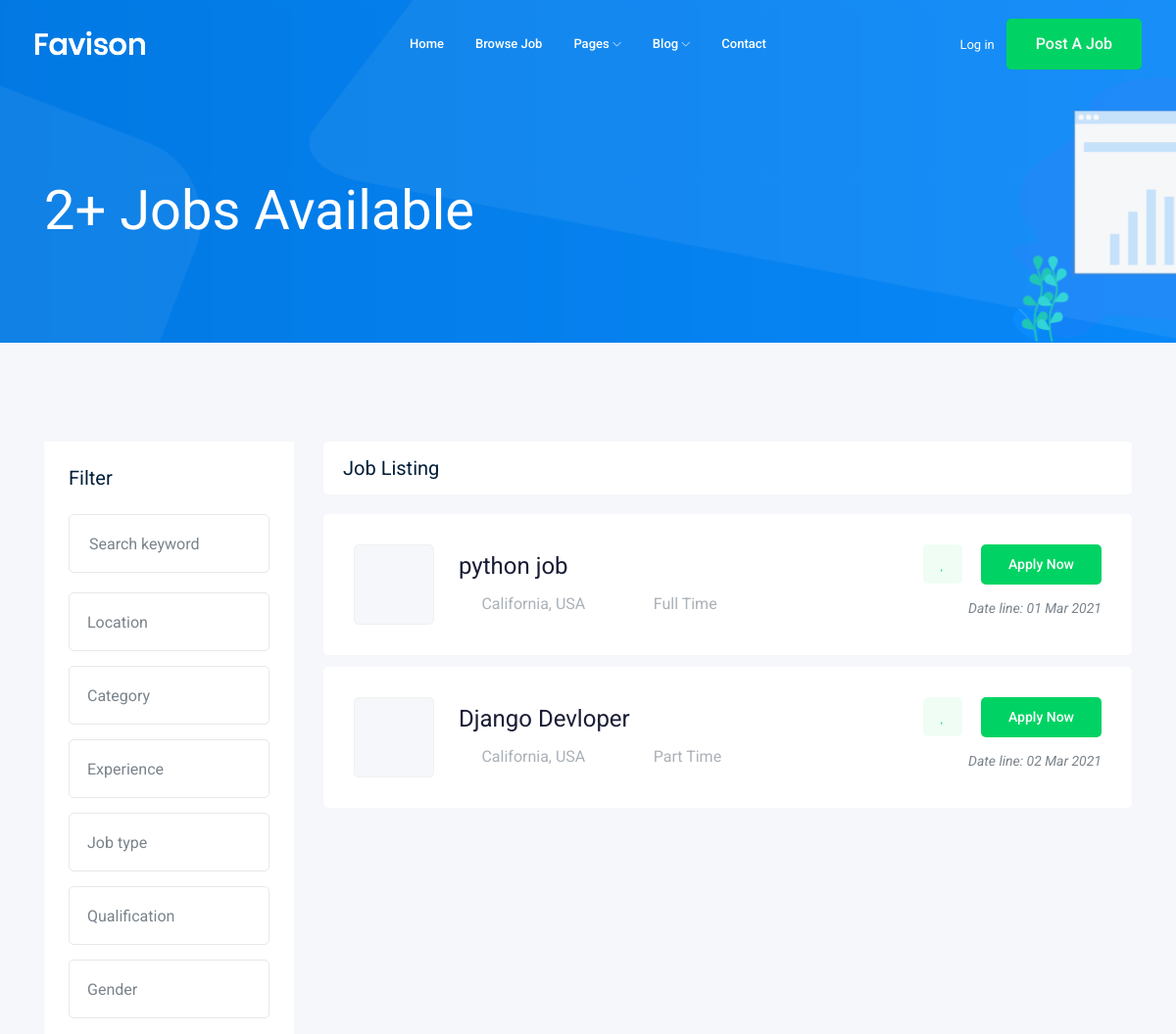
The app's page /jobs/ (upper part), older data.
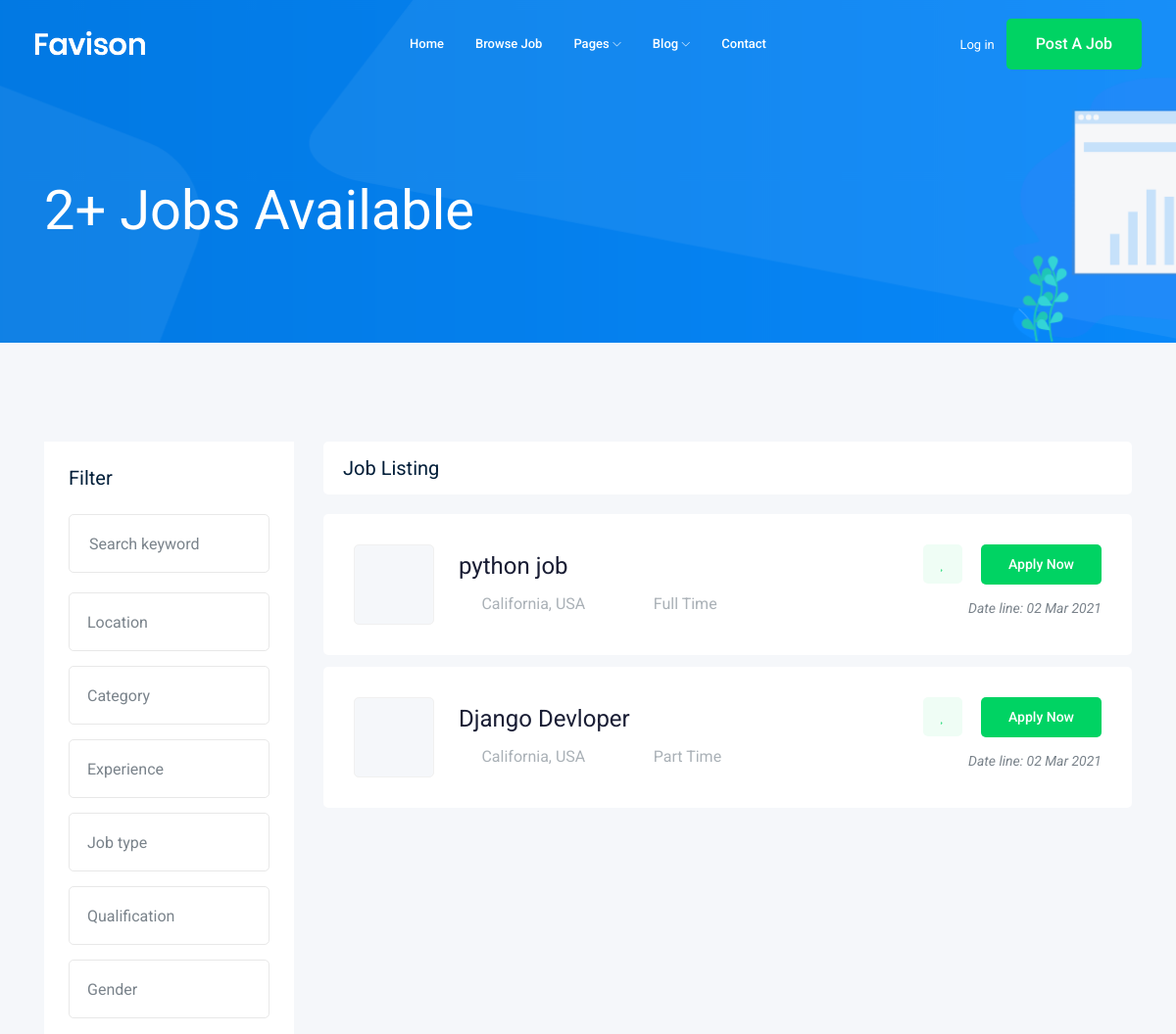
The same page, newer data.
### job/models.py (models this page shows, shortened)
class Job(models.Model):
    owner = models.ForeignKey(User, verbose_name="job_owner", on_delete=models.CASCADE)
    title = models.CharField(max_length = 100)
    job_type = models.CharField(max_length = 15 , choices=JOB_TYPE)
    Description = models.TextField(max_length = 1000)
    published_at = models.DateTimeField( auto_now=True, auto_now_add=False)
    Vacancy =  models.IntegerField(default=1)
    salary = models.IntegerField(default=0)
    experience = models.IntegerField(default=1)
    category = models.ForeignKey('Category',on_delete=models.CASCADE)
    image = models.ImageField(upload_to=image_upload)
    slug = models.SlugField(blank=True, null=True)

### job/views.py (the view)
# urls.py: path('',views.job_list,name='job_list'),
def job_list(request):
    job_list = Job.objects.all()
    paginator = Paginator(job_list, 5) # Show 25 contacts per page.
    page_number = request.GET.get('page')
    page_obj = paginator.get_page(page_number)
    context = {
        'jobs': page_obj
    }
    return render(request, 'job/jobs.html',context)

### job/templates/job/jobs.html (shortened to what the changed rows need)
{% extends 'base.html' %}
{% block body %}
    <div class="job_listing_area plus_padding">
        <div class="container">
            <div class="row">
                <div class="col-lg-9">
                    <div class="job_lists m-0">
                        <div class="row">
                            {% for job in jobs %}
                            <div class="col-lg-12 col-md-12">
                                <div class="single_jobs white-bg d-flex justify-content-between">
                                    <div class="jobs_left d-flex align-items-center">
                                        <div class="thumb">
                                        </div>
                                        <div class="jobs_conetent">
                                            <a href="{% url 'jobs:job_detail' job.slug %}"><h4>{{job.title}}</h4></a>
                                            <div class="links_locat d-flex align-items-center">
                                                <div class="location">
                                                    <p> <i class="fa fa-map-marker"></i> California, USA</p>
                                                </div>
                                                <div class="location">
                                                    <p> <i class="fa fa-clock-o"></i>{{job.job_type}}</p>
                                                </div>
                                            </div>
                                        </div>
                                    </div>
                                    <div class="jobs_right">
                                        <div class="apply_now">
                                            <a class="heart_mark" href="#"> <i class="fa fa-heart"></i> </a>
                                            <a href="{% url 'jobs:job_detail' job.slug %}" class="boxed-btn3">Apply Now</a>
                                        </div>
                                        <div class="date">
                                            <p>Date line: {{job.published_at|date:'d M o'}}</p>
                                        </div>
                                    </div>
                                </div>
                            </div>
                            {% endfor %}
                        </div>
                    </div>
                </div>
            </div>
        </div>
    </div>
    {% endblock body %}

Row changes from the older to the newer data that the page shows:
changed Job "python job": published_at "01 Mar 2021" → "02 Mar 2021"
